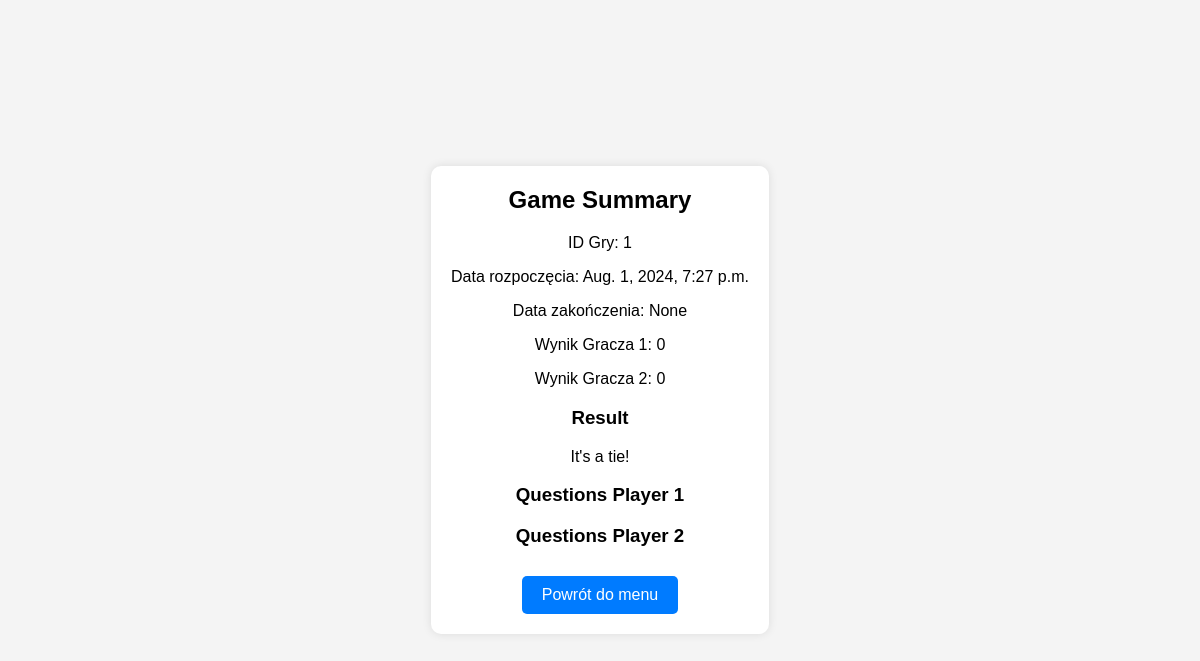
/games/random/summary/1/ (signed in), run on the app's committed database.
### my_quiz_app/python_django/games/models.py (models this page shows, shortened)
class GameBase(models.Model):
    player1 = models.ForeignKey(User, related_name='%(class)s_player1', on_delete=models.CASCADE)
    score_player1 = models.IntegerField(default=0)
    start_time = models.DateTimeField(auto_now_add=True)
    end_time = models.DateTimeField(null=True, blank=True)
    questions_answered_player1 = models.IntegerField(default=0)
    questions_answered_player2 = models.IntegerField(default=0)
    questions = models.JSONField(default=list)
    game_mode = models.CharField(max_length=20)
    class Meta:
        abstract = True

class GameRandom(GameBase):
    player2 = models.ForeignKey(User, related_name='game_random_player2', on_delete=models.CASCADE, null=True, blank=True)
    score_player2 = models.IntegerField(default=0)
    questions_answered = models.IntegerField(default=0)
    points_updated = models.BooleanField(default=False)

### my_quiz_app/python_django/games/views.py (the view, shortened to what this page needs)
# urls.py: path('random/summary/<int:game_id>/', views.game_random_summary, name='game_random_summary'),
@login_required
def game_random_summary(request, game_id):
    game = get_object_or_404(GameRandom, id=game_id)
    result = None
    game_mode = game.game_mode
    profile1 = UserProfile.objects.get(user=game.player1)
    profile2 = UserProfile.objects.get(user=game.player2)
    logger.debug(f"Game {game_id} summary: Player1: {game.player1.username}, Player2: {game.player2.username}")
    logger.debug(f"Scores: Player1: {game.score_player1}, Player2: {game.score_player2}")
    if game.score_player1 > game.score_player2:
        result = f"{game.player1.username} wins!"
        if game_mode == 'mode1':
            profile1.pvp_wins_mode1 += 1
            profile1.pvp_points_mode1 += game.score_player1
            profile2.pvp_losses_mode1 += 1
            profile2.pvp_points_mode1 += game.score_player2
        elif game_mode == 'mode2':
            profile1.pvp_wins_mode2 += 1
            profile1.pvp_points_mode2 += game.score_player1
            profile2.pvp_losses_mode2 += 1
            profile2.pvp_points_mode2 += game.score_player2
        elif game_mode == 'mode3':
            profile1.pvp_wins_mode3 += 1
            profile1.pvp_points_mode3 += game.score_player1
            profile2.pvp_losses_mode3 += 1
            profile2.pvp_points_mode3 += game.score_player2
        logger.debug(f"Winner points added: {game.score_player1}, Loser points added: {game.score_player2}")
    else:
        result = "It's a tie!"
        if game_mode == 'mode1':
            profile1.pvp_draws_mode1 += 1
            profile1.pvp_points_mode1 += game.score_player1
            profile2.pvp_draws_mode1 += 1
            profile2.pvp_points_mode1 += game.score_player2
        elif game_mode == 'mode2':
            profile1.pvp_draws_mode2 += 1
            profile1.pvp_points_mode2 += game.score_player1
            profile2.pvp_draws_mode2 += 1
            profile2.pvp_points_mode2 += game.score_player2
        elif game_mode == 'mode3':
            profile1.pvp_draws_mode3 += 1
            profile1.pvp_points_mode3 += game.score_player1
            profile2.pvp_draws_mode3 += 1
            profile2.pvp_points_mode3 += game.score_player2
        logger.debug(f"Tie points added: Player1: {game.score_player1}, Player2: {game.score_player2}")
    profile1.save()
    profile2.save()
    game.points_updated = True
    player1_questions = [q for q in game.questions if q.get('player') == 'player1']
    player2_questions = [q for q in game.questions if q.get('player') == 'player2']
    return render(request, 'games/game_pvp_summary.html', {
        'game': game,
        'result': result,
        'player1_questions': player1_questions,
        'player2_questions': player2_questions,
    })

### my_quiz_app/python_django/games/templates/games/game_pvp_summary.html (shortened to what this page needs)
<!DOCTYPE html>
<html lang="en">
<head>
</head>
<body>
    <div class="summary-container">
        <h2>Game Summary</h2>
        <p>ID Gry: {{ game.id }}</p>
        <p>Data rozpoczęcia: {{ game.start_time }}</p>
        <p>Data zakończenia: {{ game.end_time }}</p>
        <p>Wynik Gracza 1: {{ game.score_player1 }}</p>
        <p>Wynik Gracza 2: {{ game.score_player2 }}</p>
        <h3>Result</h3>
        <p>{{ result }}</p>
        <h3>Questions Player 1</h3>
        <h3>Questions Player 2</h3>
        <a class="summary-button" href="{% url 'menu' %}">Powrót do menu</a>
    </div>
</body>
</html>

### my_quiz_app/python_django/games/templates/games/game_pvp_summary.html (style rules this page uses)
body { font-family: Arial, sans-serif; background-color: #f4f4f4; display: flex; justify-content: center; align-items: center; height: 100vh; margin: 0; }
.summary-container { background-color: #fff; padding: 20px; border-radius: 10px; box-shadow: 0 0 10px rgba(0, 0, 0, 0.1); text-align: center; overflow-y: auto; max-height: 90vh; }
.summary-container h2 { margin-top: 0; }
.summary-button { display: inline-block; padding: 10px 20px; margin-top: 10px; border-radius: 5px; background-color: #007bff; color: #fff; text-decoration: none; cursor: pointer; }

### data on the page
GameRandom: id "1", start_time "Aug. 1, 2024, 7:27 p.m.", end_time "None", score_player1 "0", score_player2 "0"

### other printed values
{{ result }} "It's a tie!"
